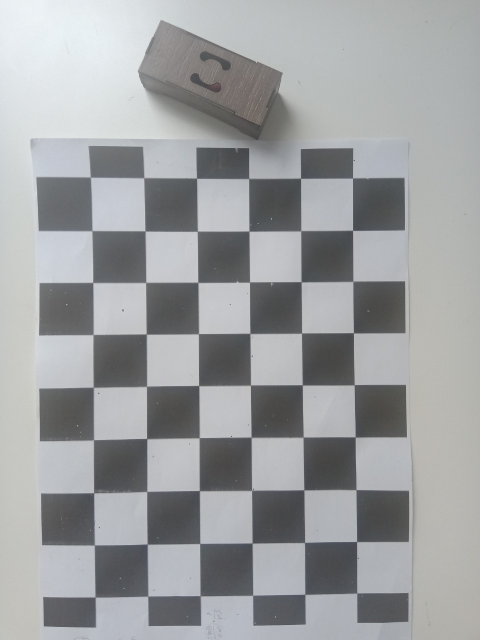
#> input picture image_proscessing/XLA/B2/Code/hop.jpg, 960 x 1280 px (shown at 1/2 size)
$ python calibration.py
#> lines starting #> are read from the running program, lines starting #| are printed output that depends on the picture; after the words box and inside, x2 and y2 are one past the last pixel; in counts of white or black regions, pixels touching at a corner belong together; long printed decimals are rounded
import cv2
import numpy as np
import math

def find_corners(img):
    img = cv2.cvtColor(img, cv2.COLOR_BGR2GRAY)

    ret, corners = cv2.findChessboardCorners(img, (9,6), None)

    if ret:
        cv2.drawChessboardCorners(img, (9,6), corners, ret)
        corners = np.resize(corners,(9, 6, 2))

    return img, corners

def find_pixel_distance(p1, p2):
    dis = np.sqrt((p1[0] - p2[0])**2 + (p1[1] - p2[1])**2)
    dis = np.ceil(dis)
    return dis

def find_pixel_angle(p1, p2):
    dy = p1[1] - p2[1]
    dx = p2[0] - p1[0]

    rads = math.atan2(dy,dx)
    degs = math.degrees(rads)
    return degs

def find_ratio(corners, real):
    rows, cols = corners.shape[:2]
    distances = []
    for i in range(rows-1):
        for j in range(cols-1):
            dis1 = find_pixel_distance(corners[i,j], corners[i,j+1])
            dis2 = find_pixel_distance(corners[i,j], corners[i+1,j])
            if(dis1<100):
                distances.append(dis1)
            if dis2<100:
                distances.append(dis2)
    distances = np.round(distances)
    ave = np.ceil(np.sum(distances)/len(distances))
    # ave = distances[2]
    print("Average pixel: ", ave)
    return ave/real

def find_edge(img):

    edges = cv2.Canny(img,50,150,apertureSize = 3)

    lines = cv2.HoughLinesP(edges,1,np.pi/360,50,minLineLength=30,maxLineGap=10)

    lengths = []
    for line in lines:
        x1,y1,x2,y2 = line[0]
        pt1 = (x1, y1)
        pt2 = (x2, y2)
        dis = find_pixel_distance(pt1, pt2)
        deg = find_pixel_angle(pt1, pt2)
        # print("Distance: ", dis)
        # print("Deg: ", deg)
        if deg<-10 and deg>-80:
            lengths.append(dis)
            # print("Distance: ", dis)
            # print("Deg: ", deg)
            cv2.line(img,(x1,y1),(x2,y2),(0,255,0),1)
            cv2.circle(img, pt1, radius=0, color=(0, 0, 255), thickness=3)
            cv2.circle(img, pt2, radius=0, color=(0, 0, 255), thickness=3)

    return img, lengths

img = cv2.imread("hop.jpg")
#> img is the input picture: shape (1280, 960, 3); mean B, G, R 160.5, 158.9, 157
rows, cols = img.shape[:2]
#> rows = 1280; cols = 960
img = cv2.resize(img,(int(cols/2), int(rows/2)), interpolation = cv2.INTER_AREA)
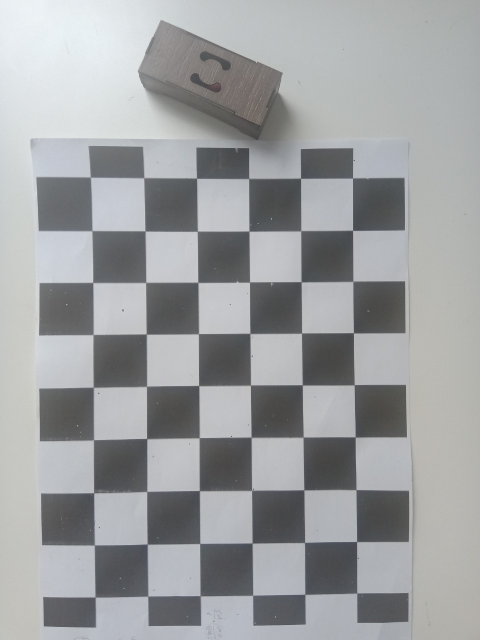
#> img: shape (640, 480, 3); mean B, G, R 160.6, 159, 157.2
cv2.imshow('Origin', img)
gray = cv2.cvtColor(img, cv2.COLOR_BGR2GRAY)

img_find_corners, corners = find_corners(img)
#> in find_corners, `ret, corners = cv2.findChessboardCorners(img, (9,6), None)`: ret = True; corners = 54 rows, first 8: [95, 596.9], [94.19, 545.2], [93.7, 493], [93.65, 439.9], [92.6, 386.7], [92.99, 334.8], [92.91, 282.4], [91.92, 231]
#> in find_corners, `cv2.drawChessboardCorners(img, (9,6), corners, ret)`:
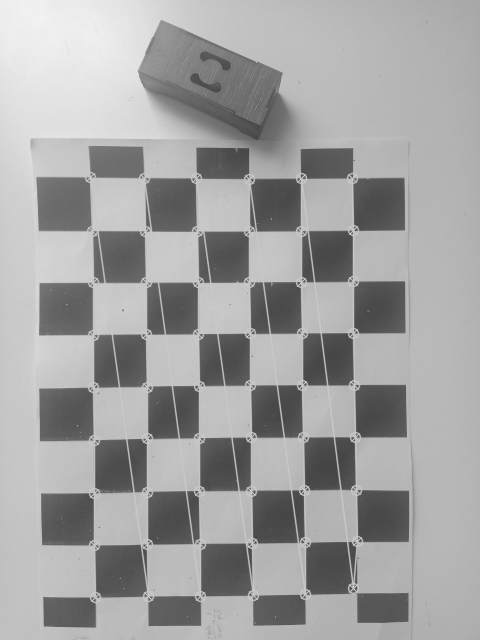
#> img: shape (640, 480); min 67, max 242, mean 160.5
cv2.imshow('Corners', img_find_corners)
real = 2.95 # cm per square
ratio = find_ratio(corners, real) #pixel per cm
#> the loop in find_ratio, `for i in range(rows-1):` made 8 passes
#> after the loop in find_ratio, `for i in range(rows-1):`: distances = 37 values, max 54 at index 2, min 47 at index 35, mean 52.49
#> in find_ratio, `ave = np.ceil(np.sum(distances)/len(distances))`: ave = 53
#| Average pixel:  53.0
#> ratio = 17.97
print("Ratio: ",ratio)
#| Ratio:  17.966

img_find_lines, lengths = find_edge(gray)
#> in find_edge, `edges = cv2.Canny(img,50,150,apertureSize = 3)`:
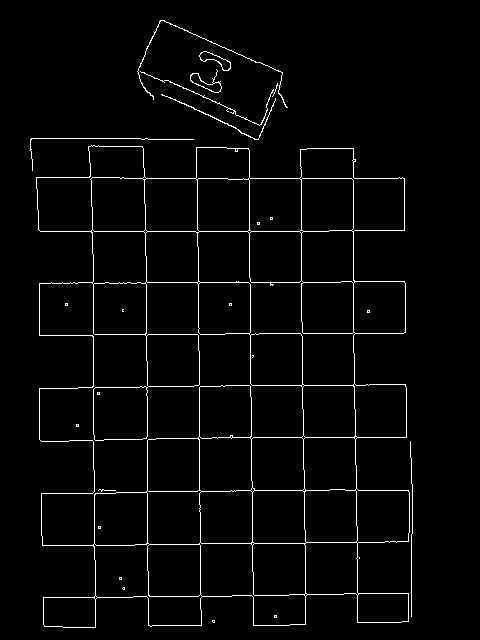
#> edges: shape (640, 480); 2.7% white in thin lines or dots, all inside (x1, y1, x2, y2) = (30, 20, 413, 628)
#> in find_edge, `lines = cv2.HoughLinesP(edges,1,np.pi/360,50,minLineLength=30,maxLineG..`: lines = 76 rows, first 6: [40, 231, 328, 231], [147, 420, 148, 545], [198, 385, 200, 609], [135, 544, 199, 544], [243, 178, 404, 178], [249, 150, 249, 234]
#> the loop in find_edge, `for line in lines:` made 76 passes
#> (x1, y1, x2, y2, dis, dy in find_pixel_angle, dx in find_pixel_angle, rads in find_pixel_angle) on passes 1 to 12: (40, 231, 328, 231, 288, 0, 288, 0), (147, 420, 148, 545, 126, -125, 1, -1.56), (198, 385, 200, 609, 225, -224, 2, -1.56), (135, 544, 199, 544, 64, 0, 64, 0), (243, 178, 404, 178, 161, 0, 161, 0), (249, 150, 249, 234, 84, -84, 0, -1.57), (94, 470, 95, 627, 158, -157, 1, -1.56), (302, 322, 303, 469, 148, -147, 1, -1.56), (352, 160, 354, 282, 123, -122, 2, -1.55), (92, 283, 267, 282, 176, 1, 175, 0.00571), (93, 469, 93, 254, 215, 215, 0, 1.57), (267, 437, 381, 437, 114, 0, 114, 0)
#> line on passes 39 to 44: [[161, 20, 282, 72]], [[201, 543, 265, 543]], [[146, 330, 146, 360]], [[249, 246, 249, 283]], [[148, 625, 201, 625]], [[42, 545, 134, 545]]
#> after the loop in find_edge, `for line in lines:`:
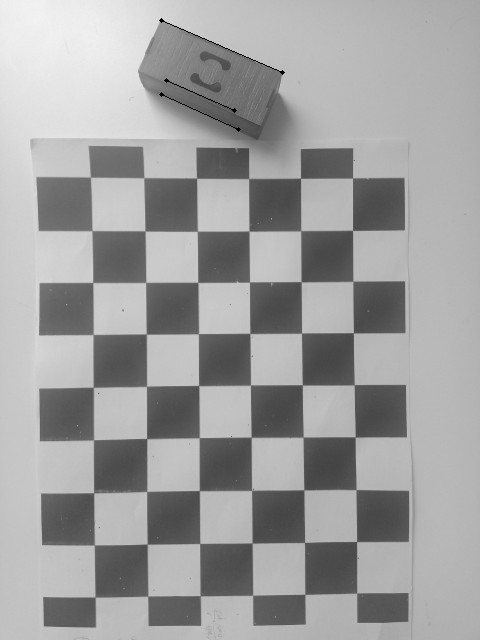
#> img: shape (640, 480); min 0, max 242, mean 158.5

cv2.imshow("Test",img_find_lines)

m_dis = lengths[0]/ratio

r_dis = 7 # Real length of the ruler in cm
print("Real distance: {} cm".format(r_dis))
print("Measurement distance: {} cm".format(m_dis))
#| Measurement distance: 7.347 cm

cv2.waitKey(0)
cv2.destroyAllWindows()
